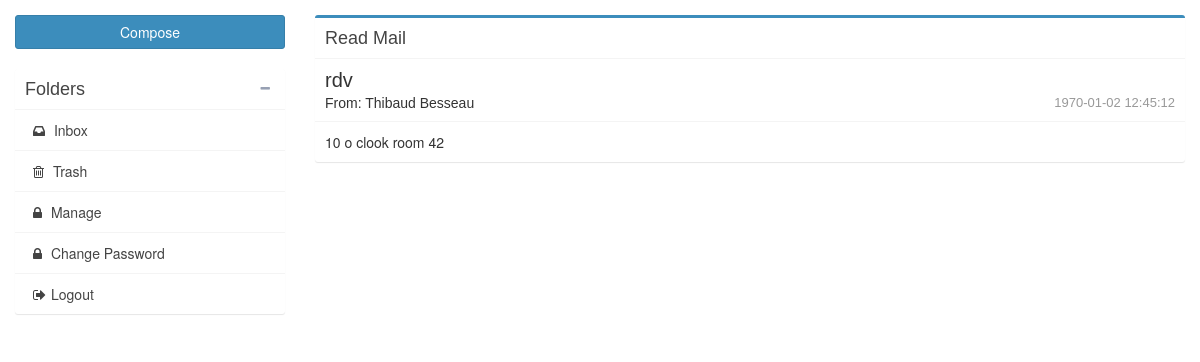
Screenshot of /src/read.php?id=4 (signed in) with the database file from the repository.
### tables this page shows
CREATE TABLE `message` (
	`Id`	INTEGER PRIMARY KEY AUTOINCREMENT UNIQUE,
	`Sender`	INTEGER NOT NULL,
	`Recipient`	INTEGER NOT NULL,
	`Subject`	TEXT,
	`Message`	TEXT,
	`Date`	INTEGER NOT NULL,
	 FOREIGN KEY (`Sender`) REFERENCES User(`Id`),
	 FOREIGN KEY (`Recipient`) REFERENCES User(`Id`)


);

### html/config/db.php (called while the page is built, shortened)
<?php
class MyDB extends SQLite3
{
    public function email($id_Message)
    {
        $sql = "SELECT message.*  FROM message WHERE Id= :Id_Message";
        $statement = $this->prepare($sql);
        $statement->bindValue(':Id_Message', $id_Message);
        $result = $statement->execute();
        $res = $result->fetchArray(SQLITE3_ASSOC);
        $sql = 'SELECT First_Name, Last_Name  FROM user WHERE  user.Id = :Id';
        $statement = $this->prepare($sql);
        $statement->bindValue(':Id', $res['Sender']);
        $result2 = $statement->execute();
        $sender = $result2->fetchArray();
        $row = array();
        $row['Id'] = $res['Id'];
        $row['Sender'] = $res['Sender'];
        $row['Recipient'] = $res['Recipient'];
        $row['Subject'] = $res['Subject'];
        $row['Message'] = $res['Message'];
        $row['Date'] = $res['Date'];
        $row['Sender_Name'] = $sender['First_Name'] . " " . $sender['Last_Name'];
        return ($row);
    }
}
?>

### html/src/read.php (the view, shortened to what this page needs)
<?php
require_once("../config/db.php");
$db = new MyDB();
if (!isset($_SESSION['email'])) {
    header('Location: ../index.php');
} else {
    $isAdmin = $_SESSION['isAdmin'];
}
if(isset($_GET["id"]))
{
    $emailsUser = $db->email(filter_var($_GET['id'], FILTER_SANITIZE_STRING));
}
?>
<!DOCTYPE html>
<html class=''>
<head>
    <link href="https://maxcdn.bootstrapcdn.com/bootstrap/3.3.7/css/bootstrap.min.css" rel="stylesheet"
          id="bootstrap-css">
    <link href='../public/css/admin-lte.css' rel='stylesheet' type='text/css'>
    <link rel="stylesheet" href="https://stackpath.bootstrapcdn.com/font-awesome/4.7.0/css/font-awesome.min.css">
</head>
<body>
<section class="content">
    <div class="row">
        <div class="col-md-3">
            <a href="compose.php" class="btn btn-primary btn-block margin-bottom">Compose</a>
            <div class="box box-solid">
                <div class="box-header with-border">
                    <h3 class="box-title">Folders</h3>
                    <div class="box-tools">
                        <button type="button" class="btn btn-box-tool" data-widget="collapse"><i class="fa fa-minus"></i>
                        </button>
                    </div>
                </div>
                <div class="box-body no-padding">
                    <ul class="nav nav-pills nav-stacked">
                        <li><a href="mailbox.php"><i class="fa fa-inbox"></i> Inbox
                        <li><a href="delete.php?id=<?php print($emailsUser[Id]);?>"><i class="fa fa-trash-o"></i> Trash</a></li>
                        <?php if($isAdmin){echo('<li><a href="users.php"><i class="fa fa-lock"></i> Manage</a></li>');}?>
                        <li><a href="password.php"><i class="fa fa-lock"></i> Change Password</a></li>
                        <li><a href="logout.php"><i class="fa fa-sign-out"></i>Logout</a></li>
                    </ul>
                </div>
            </div>
        </div>
        <div class="col-md-9">
            <div class="box box-primary">
                <div class="box-header with-border">
                    <h3 class="box-title">Read Mail</h3>
                </div>
                <div class="box-body no-padding">
                    <div class="mailbox-read-info">
                        <h3><?php print($emailsUser["Subject"]); ?></h3>
                        <h5>From: <?php print($emailsUser["Sender_Name"]); ?>
                            <span class="mailbox-read-time pull-right"><?php print( gmdate("Y-m-d\ H:i:s", $emailsUser["Date"]) ); ?></span></h5>
                    </div>
                    <div class="mailbox-read-message">
                        <?php
                        print($emailsUser["Message"]);
                        ?>
                    </div>
                </div>
            </div>
        </div>
    </div>
</section>
</body>
</html>

### rows the page displays
message: Subject "rdv", Sender "Thibaud Besseau", gmdate("Y-m-d\ H:i:s", $emailsUser["Date"]) "1970-01-02 12:45:12", Message "10 o clook room 42"
